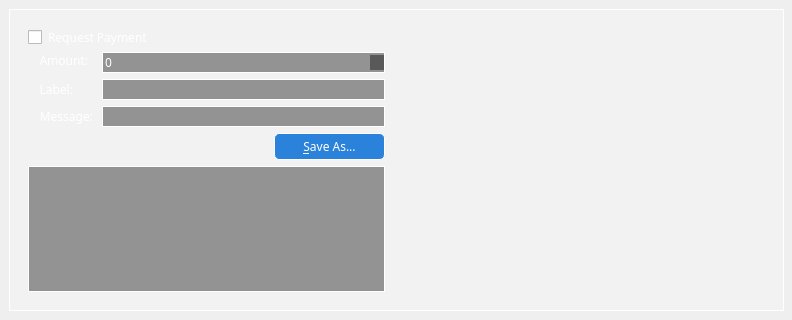
<?xml version="1.0" encoding="UTF-8"?>
<ui version="4.0">
 <class>QRCodeDialog</class>
 <widget class="QDialog" name="QRCodeDialog">
  <property name="geometry">
   <rect>
    <x>0</x>
    <y>0</y>
    <width>792</width>
    <height>320</height>
   </rect>
  </property>
  <property name="sizePolicy">
   <sizepolicy hsizetype="Fixed" vsizetype="Fixed">
    <horstretch>0</horstretch>
    <verstretch>0</verstretch>
   </sizepolicy>
  </property>
  <property name="windowTitle">
   <string>QR Code Dialog</string>
  </property>
  <property name="styleSheet">
   <string notr="true">background:url(:/images/ccontrol);font-family:impact;color:white</string>
  </property>
  <widget class="QFrame" name="QFrame1">
   <property name="geometry">
    <rect>
     <x>9</x>
     <y>9</y>
     <width>775</width>
     <height>302</height>
    </rect>
   </property>
   <property name="sizePolicy">
    <sizepolicy hsizetype="Expanding" vsizetype="Expanding">
     <horstretch>0</horstretch>
     <verstretch>0</verstretch>
    </sizepolicy>
   </property>
   <property name="styleSheet">
    <string notr="true">background:rgba(255,255,255,50);border:1px solid white;</string>
   </property>
   <layout class="QHBoxLayout" name="horizontalLayout_2">
    <item>
     <widget class="QWidget" name="widget" native="true">
      <property name="styleSheet">
       <string notr="true">background:none;border:none;</string>
      </property>
      <layout class="QVBoxLayout" name="verticalLayout_2">
       <item>
        <widget class="QCheckBox" name="chkReqPayment">
         <property name="enabled">
          <bool>true</bool>
         </property>
         <property name="styleSheet">
          <string notr="true">background:none;</string>
         </property>
         <property name="text">
          <string>Request Payment</string>
         </property>
        </widget>
       </item>
       <item>
        <layout class="QFormLayout" name="formLayout">
         <property name="fieldGrowthPolicy">
          <enum>QFormLayout::AllNonFixedFieldsGrow</enum>
         </property>
         <item row="1" column="0">
          <widget class="QLabel" name="lblLabel">
           <property name="styleSheet">
            <string notr="true">background:none;margin-left:8px;</string>
           </property>
           <property name="text">
            <string>Label:</string>
           </property>
           <property name="textFormat">
            <enum>Qt::PlainText</enum>
           </property>
           <property name="alignment">
            <set>Qt::AlignRight|Qt::AlignTrailing|Qt::AlignVCenter</set>
           </property>
          </widget>
         </item>
         <item row="1" column="1">
          <widget class="QLineEdit" name="lnLabel">
           <property name="styleSheet">
            <string notr="true">background:rgba(0,0,0,100);border:1px solid white;</string>
           </property>
          </widget>
         </item>
         <item row="2" column="0">
          <widget class="QLabel" name="lblMessage">
           <property name="styleSheet">
            <string notr="true">background:none;margin-left:8px;</string>
           </property>
           <property name="text">
            <string>Message:</string>
           </property>
           <property name="textFormat">
            <enum>Qt::PlainText</enum>
           </property>
           <property name="alignment">
            <set>Qt::AlignRight|Qt::AlignTrailing|Qt::AlignVCenter</set>
           </property>
          </widget>
         </item>
         <item row="2" column="1">
          <widget class="QLineEdit" name="lnMessage">
           <property name="styleSheet">
            <string notr="true">background:rgba(0,0,0,100);border:1px solid white;</string>
           </property>
          </widget>
         </item>
         <item row="0" column="0">
          <widget class="QLabel" name="lblAmount">
           <property name="sizePolicy">
            <sizepolicy hsizetype="Preferred" vsizetype="Maximum">
             <horstretch>0</horstretch>
             <verstretch>0</verstretch>
            </sizepolicy>
           </property>
           <property name="styleSheet">
            <string notr="true">background:none;margin-left:8px;</string>
           </property>
           <property name="text">
            <string>Amount:</string>
           </property>
           <property name="textFormat">
            <enum>Qt::PlainText</enum>
           </property>
           <property name="alignment">
            <set>Qt::AlignRight|Qt::AlignTrailing|Qt::AlignVCenter</set>
           </property>
          </widget>
         </item>
         <item row="0" column="1">
          <widget class="BitcoinAmountField" name="lnReqAmount">
           <property name="enabled">
            <bool>false</bool>
           </property>
           <property name="minimumSize">
            <size>
             <width>80</width>
             <height>0</height>
            </size>
           </property>
           <property name="styleSheet">
            <string notr="true">background:rgba(0,0,0,100);border:1px solid white;</string>
           </property>
          </widget>
         </item>
        </layout>
       </item>
       <item>
        <layout class="QHBoxLayout" name="horizontalLayout">
         <item>
          <spacer name="horizontalSpacer">
           <property name="orientation">
            <enum>Qt::Horizontal</enum>
           </property>
           <property name="sizeHint" stdset="0">
            <size>
             <width>40</width>
             <height>20</height>
            </size>
           </property>
          </spacer>
         </item>
         <item>
          <widget class="QPushButton" name="btnSaveAs">
           <property name="styleSheet">
            <string notr="true">background: #2a82db; color: white; border-radius: 5px; padding:4px 28px;border:1px solid white;</string>
           </property>
           <property name="text">
            <string>&amp;Save As...</string>
           </property>
          </widget>
         </item>
        </layout>
       </item>
       <item>
        <widget class="QPlainTextEdit" name="outUri">
         <property name="sizePolicy">
          <sizepolicy hsizetype="Expanding" vsizetype="Minimum">
           <horstretch>0</horstretch>
           <verstretch>0</verstretch>
          </sizepolicy>
         </property>
         <property name="minimumSize">
          <size>
           <width>0</width>
           <height>50</height>
          </size>
         </property>
         <property name="styleSheet">
          <string notr="true">background:rgba(0,0,0,100);border:1px solid white;</string>
         </property>
         <property name="tabChangesFocus">
          <bool>true</bool>
         </property>
         <property name="textInteractionFlags">
          <set>Qt::TextSelectableByKeyboard|Qt::TextSelectableByMouse</set>
         </property>
        </widget>
       </item>
      </layout>
     </widget>
    </item>
    <item>
     <widget class="QLabel" name="lblQRCode">
      <property name="sizePolicy">
       <sizepolicy hsizetype="Expanding" vsizetype="Expanding">
        <horstretch>0</horstretch>
        <verstretch>0</verstretch>
       </sizepolicy>
      </property>
      <property name="minimumSize">
       <size>
        <width>300</width>
        <height>300</height>
       </size>
      </property>
      <property name="styleSheet">
       <string notr="true">background:none;border:none;</string>
      </property>
      <property name="textFormat">
       <enum>Qt::PlainText</enum>
      </property>
      <property name="alignment">
       <set>Qt::AlignCenter</set>
      </property>
      <property name="wordWrap">
       <bool>true</bool>
      </property>
     </widget>
    </item>
   </layout>
  </widget>
 </widget>
 <customwidgets>
  <customwidget>
   <class>BitcoinAmountField</class>
   <extends>QSpinBox</extends>
   <header>bitcoinamountfield.h</header>
   <container>1</container>
  </customwidget>
 </customwidgets>
 <resources>
  <include location="../bitcoin.qrc"/>
 </resources>
 <connections/>
</ui>
